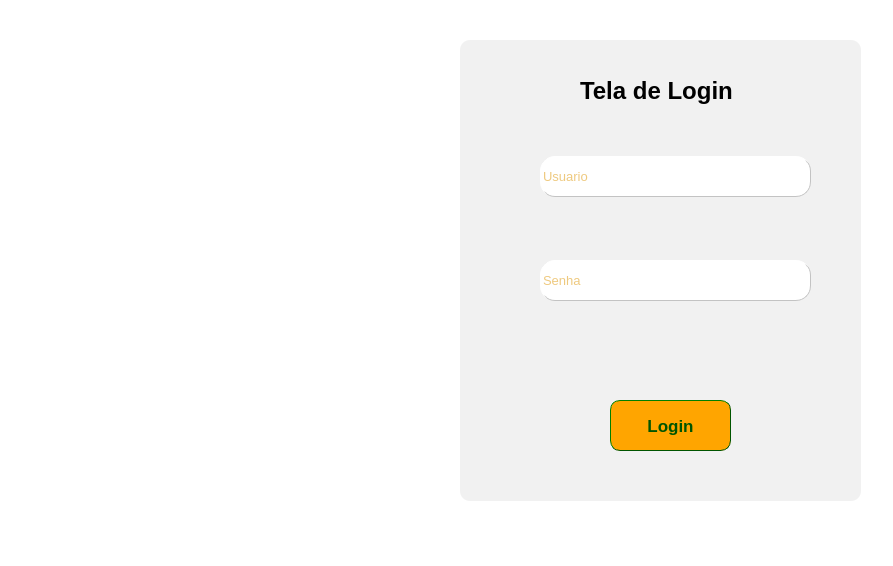
<?xml version="1.0" encoding="UTF-8"?>
<ui version="4.0">
 <class>Tela_de_Login</class>
 <widget class="QMainWindow" name="Tela_de_Login">
  <property name="geometry">
   <rect>
    <x>0</x>
    <y>0</y>
    <width>893</width>
    <height>566</height>
   </rect>
  </property>
  <property name="windowTitle">
   <string>MainWindow</string>
  </property>
  <property name="styleSheet">
   <string notr="true">background-color: #fff;</string>
  </property>
  <widget class="QWidget" name="centralwidget">
   <widget class="QPushButton" name="pushButton">
    <property name="geometry">
     <rect>
      <x>610</x>
      <y>400</y>
      <width>121</width>
      <height>51</height>
     </rect>
    </property>
    <property name="font">
     <font>
      <pointsize>13</pointsize>
      <weight>75</weight>
      <bold>true</bold>
     </font>
    </property>
    <property name="cursor">
     <cursorShape>PointingHandCursor</cursorShape>
    </property>
    <property name="styleSheet">
     <string notr="true">background-color: orange;
border-style: outset;
border-width: 1px;
border-radius: 10px;
border-color: rgb(0, 85, 0);
color: rgb(0, 85, 0);</string>
    </property>
    <property name="text">
     <string>Login</string>
    </property>
   </widget>
   <widget class="QLineEdit" name="lineEdit">
    <property name="geometry">
     <rect>
      <x>540</x>
      <y>156</y>
      <width>271</width>
      <height>41</height>
     </rect>
    </property>
    <property name="font">
     <font>
      <family>Arial</family>
      <pointsize>10</pointsize>
      <weight>50</weight>
      <bold>false</bold>
     </font>
    </property>
    <property name="layoutDirection">
     <enum>Qt::LeftToRight</enum>
    </property>
    <property name="styleSheet">
     <string notr="true">background-color: #fff;
color: rgb(222, 148, 0);
border-radius: 15px;
border-style: outset;
border-width: 1px;
border-color: #c3c3c3;</string>
    </property>
    <property name="text">
     <string/>
    </property>
    <property name="maxLength">
     <number>50</number>
    </property>
    <property name="cursorPosition">
     <number>0</number>
    </property>
    <property name="placeholderText">
     <string>Usuario</string>
    </property>
   </widget>
   <widget class="QLineEdit" name="lineEdit_2">
    <property name="geometry">
     <rect>
      <x>540</x>
      <y>260</y>
      <width>271</width>
      <height>41</height>
     </rect>
    </property>
    <property name="font">
     <font>
      <family>Arial</family>
      <pointsize>10</pointsize>
     </font>
    </property>
    <property name="layoutDirection">
     <enum>Qt::LeftToRight</enum>
    </property>
    <property name="styleSheet">
     <string notr="true">background-color: #fff;
border-radius: 15px;
border-style: outset;
border-width: 1px;
border-color: #c3c3c3;
color: rgb(222, 148, 0);</string>
    </property>
    <property name="placeholderText">
     <string>Senha</string>
    </property>
   </widget>
   <widget class="QLabel" name="label_2">
    <property name="geometry">
     <rect>
      <x>505</x>
      <y>160</y>
      <width>41</width>
      <height>31</height>
     </rect>
    </property>
    <property name="styleSheet">
     <string notr="true">background-color: none;</string>
    </property>
    <property name="text">
     <string/>
    </property>
    <property name="pixmap">
     <pixmap>usuario.png</pixmap>
    </property>
    <property name="scaledContents">
     <bool>false</bool>
    </property>
   </widget>
   <widget class="QLabel" name="label_3">
    <property name="geometry">
     <rect>
      <x>500</x>
      <y>260</y>
      <width>51</width>
      <height>41</height>
     </rect>
    </property>
    <property name="styleSheet">
     <string notr="true">background-color: none;</string>
    </property>
    <property name="text">
     <string/>
    </property>
    <property name="pixmap">
     <pixmap>cadeado.png</pixmap>
    </property>
   </widget>
   <widget class="QLabel" name="label_4">
    <property name="geometry">
     <rect>
      <x>560</x>
      <y>331</y>
      <width>241</width>
      <height>40</height>
     </rect>
    </property>
    <property name="font">
     <font>
      <family>Arial</family>
      <pointsize>10</pointsize>
      <weight>75</weight>
      <italic>true</italic>
      <bold>true</bold>
     </font>
    </property>
    <property name="styleSheet">
     <string notr="true">color: red;
background-color: none;</string>
    </property>
    <property name="text">
     <string/>
    </property>
   </widget>
   <widget class="QLabel" name="label_5">
    <property name="geometry">
     <rect>
      <x>0</x>
      <y>0</y>
      <width>191</width>
      <height>41</height>
     </rect>
    </property>
    <property name="text">
     <string/>
    </property>
    <property name="pixmap">
     <pixmap>Unifametro_logo.png</pixmap>
    </property>
    <property name="scaledContents">
     <bool>true</bool>
    </property>
   </widget>
   <widget class="QLabel" name="label">
    <property name="geometry">
     <rect>
      <x>580</x>
      <y>70</y>
      <width>181</width>
      <height>41</height>
     </rect>
    </property>
    <property name="font">
     <font>
      <pointsize>18</pointsize>
      <weight>75</weight>
      <bold>true</bold>
     </font>
    </property>
    <property name="layoutDirection">
     <enum>Qt::LeftToRight</enum>
    </property>
    <property name="styleSheet">
     <string notr="true">background-color: none;</string>
    </property>
    <property name="text">
     <string>Tela de Login</string>
    </property>
   </widget>
   <widget class="QLabel" name="label_6">
    <property name="geometry">
     <rect>
      <x>0</x>
      <y>120</y>
      <width>441</width>
      <height>281</height>
     </rect>
    </property>
    <property name="text">
     <string/>
    </property>
    <property name="pixmap">
     <pixmap>python_logo.png</pixmap>
    </property>
    <property name="scaledContents">
     <bool>true</bool>
    </property>
   </widget>
   <widget class="QLabel" name="label_7">
    <property name="geometry">
     <rect>
      <x>460</x>
      <y>40</y>
      <width>401</width>
      <height>461</height>
     </rect>
    </property>
    <property name="font">
     <font>
      <pointsize>18</pointsize>
      <weight>75</weight>
      <bold>true</bold>
     </font>
    </property>
    <property name="layoutDirection">
     <enum>Qt::LeftToRight</enum>
    </property>
    <property name="styleSheet">
     <string notr="true">background-color: rgb(241, 241, 241);
border-radius:10px;</string>
    </property>
    <property name="text">
     <string/>
    </property>
   </widget>
   <zorder>label_7</zorder>
   <zorder>label_3</zorder>
   <zorder>label_2</zorder>
   <zorder>pushButton</zorder>
   <zorder>lineEdit</zorder>
   <zorder>lineEdit_2</zorder>
   <zorder>label_4</zorder>
   <zorder>label_5</zorder>
   <zorder>label</zorder>
   <zorder>label_6</zorder>
  </widget>
  <widget class="QStatusBar" name="statusbar"/>
 </widget>
 <resources/>
 <connections/>
</ui>
